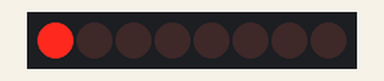
Bench run of a sketch on a simulated Arduino Uno, built with avr-gcc and run on an emulated ATmega328P. Shown: 8 shift-register outputs drawn as a row of LEDs (first output left, lit = HIGH). Wiring (inferred from the names in the program): shift register (74HC595): data pin 8; shift clock pin 11; latch pin 10. Wiring (inferred from the signals the program sends): row of LEDs: on Q0, Q1, Q2, Q3, Q4, Q5, Q6, Q7. Random numbers use the default seed unless the sketch sets one.

Above: at 0.1 s.
At 4.1 s:
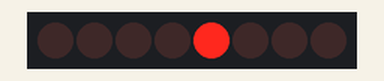
At 9.1 s:
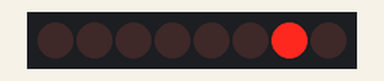
At 14.1 s:
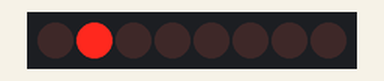
At 19.1 s:
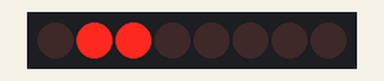
At 31.1 s:
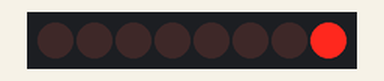
Timing chart, 0 to 40.0 s (numbered marks = the images above):
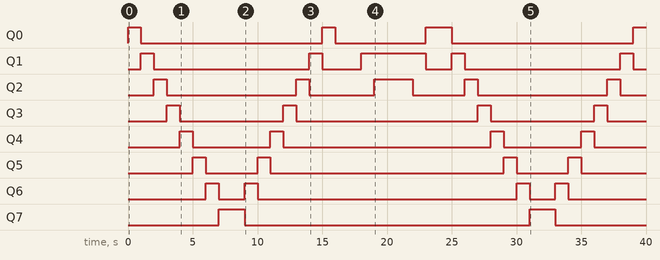

The sketch:

Shift_Registers.ino
```cpp
//Using shift resistors to control LEDS
//Date: 22-08-2021
//Yash Agrawal

#define NUM_LEDS 8

const int latchPin = 10;
const int clockPin = 11;
const int dataPin = 8;
int delayTime = 1000;
int dataArray[8] = {0B00000001,0B00000010,0B00000100,0B00001000,0B00010000,0B00100000,0B01000000,0B10000000};
int randomNumber;

void setup()
{
  pinMode(latchPin, OUTPUT);
  pinMode(dataPin, OUTPUT);
  pinMode(clockPin, OUTPUT);
}


void loop()
{
  //Loops through the LEDs in one direction
  for (int i = 0; i < NUM_LEDS; i++)
  {
    digitalWrite(latchPin, LOW);
    shiftOut(dataPin, clockPin, MSBFIRST, dataArray[i]);
    digitalWrite(latchPin, HIGH);
     delay(delayTime);
  }

  //Loops through the LEDs in opposite direction
  for (int i = NUM_LEDS-1; i >= 0; i--)
  {
    digitalWrite(latchPin, LOW);
    shiftOut(dataPin, clockPin, MSBFIRST, dataArray[i]);
    digitalWrite(latchPin, HIGH);
    delay(delayTime);
  }

  //Switcihng on random LEDs
  for (int i = 0; i <= (NUM_LEDS-1); i++)
  {
    randomNumber = random(NUM_LEDS-1);

    digitalWrite(latchPin, LOW);
    shiftOut(dataPin, clockPin, MSBFIRST, randomNumber);
    digitalWrite(latchPin, HIGH);
    delay(delayTime);
  }

}
```

Measured:
- by itself, Q0: goes HIGH 1.0 s, LOW 14.0 s, HIGH 1.0 s, LOW 7.0 s, HIGH 2.0 s, LOW 14.0 s, then HIGH
- by itself, Q1: LOW → HIGH at 1.0 s, → LOW 1.0 s later, → HIGH 12.0 s later, → LOW 1.0 s later, … (10 changes in this stretch)
- by itself, Q2: LOW → HIGH at 2.0 s, → LOW 1.0 s later, → HIGH 10.0 s later, → LOW 1.0 s later, … (10 changes in this stretch)
- by itself, Q3: LOW → HIGH at 3.0 s, → LOW 1.0 s later, → HIGH 8.0 s later, → LOW 1.0 s later, … (8 changes in this stretch)
- by itself, Q4: LOW → HIGH at 4.0 s, → LOW 1.0 s later, → HIGH 6.0 s later, → LOW 1.0 s later, … (8 changes in this stretch)
- by itself, Q5: LOW → HIGH at 5.0 s, → LOW 1.0 s later, → HIGH 4.0 s later, → LOW 1.0 s later, … (8 changes in this stretch)
- by itself, Q6: LOW → HIGH at 6.0 s, → LOW 1.0 s later, → HIGH 2.0 s later, → LOW 1.0 s later, … (8 changes in this stretch)
- by itself, Q7: alternates HIGH for 2.0 s and LOW for 22.0 s
